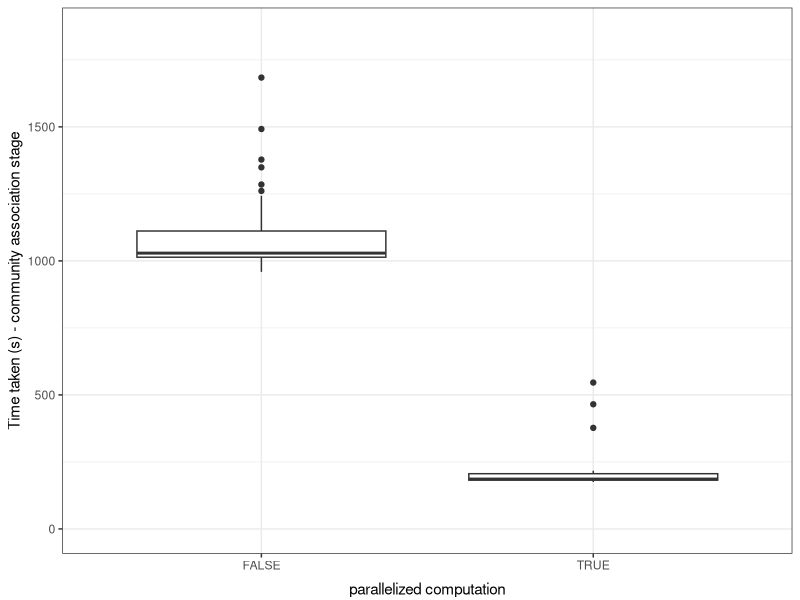
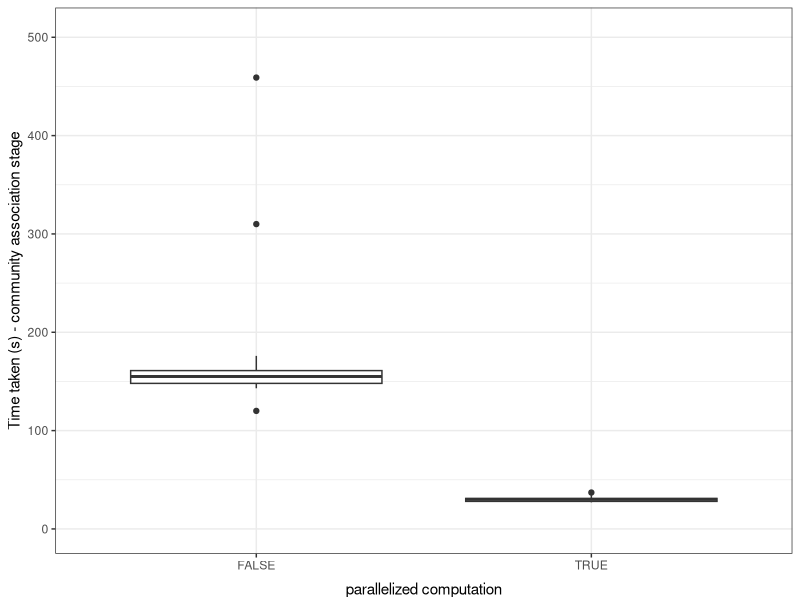
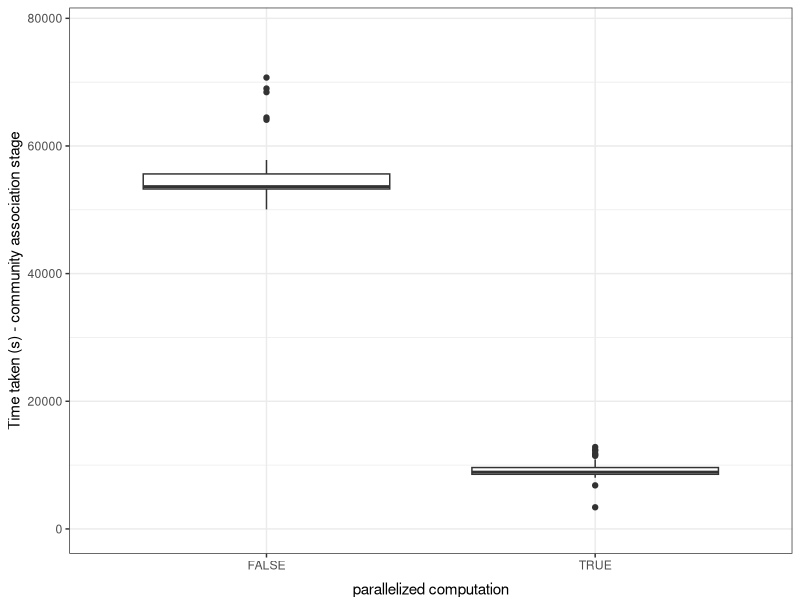
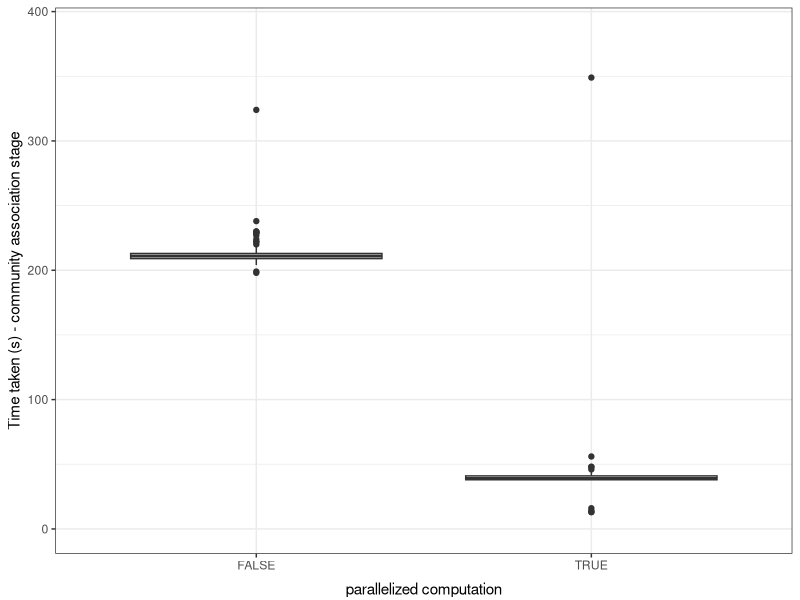

Write the R code that produced these figures, in order.
## README
# Before you start, remember to set the directory this file is in as the
# working directory.
##

## INSTALL / LOAD LIBRARIES
# Install reshape2, ggplot2, and their dependencies if they are not installed
if (!"ggplot2" %in% rownames(installed.packages()) ||
    !"reshape2" %in% rownames(installed.packages())) {
  install.packages("ggplot2")
  install.packages("reshape2")
}

require(reshape2)
require(ggplot2)
require(plyr)
require(scales)

## LOAD EXPERIMENT DATA
runtime <- read.csv("./parallelize_runtime.csv", header = TRUE)
runtime$parallelized <- as.logical(runtime$parallelized)


####################
## FIGURE 6 - Runtime comparison between parallelized and unparallelized compuation
####################
# Amazon product co-purchase network
amazon <- runtime[runtime$network == 'amazon', ]

pdf("./figures/bigclam_speedup_comparison_amazon.pdf", width = 3, height = 5)
ggplot() + theme_bw() +
  geom_boxplot(data = amazon, 
               aes(x = parallelized, 
                   y = CA_runtime)) +
  scale_y_continuous(limits = c(0, max(amazon$CA_runtime) * 1.1)) +
  xlab("parallelized computation") + 
  ylab("Time taken (s) - community association stage") +
  theme(axis.title.x = element_text(vjust = -0.5),
        axis.title.y = element_text(vjust = 1))
dev.off()

# DBLP collaboration network
dblp <- runtime[runtime$network == 'dblp', ]

pdf("./figures/bigclam_speedup_comparison_dblp.pdf", width = 3, height = 5)
ggplot() + theme_bw() +
  geom_boxplot(data = dblp, 
               aes(x = parallelized, 
                   y = CA_runtime)) +
  scale_y_continuous(limits = c(0, max(dblp$CA_runtime) * 1.1)) +
  xlab("parallelized computation") + 
  ylab("Time taken (s) - community association stage") +
  theme(axis.title.x = element_text(vjust = -0.5),
        axis.title.y = element_text(vjust = 1))
dev.off()

# LiveJournal online social network
lj <- runtime[runtime$network == 'lj', ]

pdf("./figures/bigclam_speedup_comparison_lj.pdf", width = 3, height = 5)
ggplot() + theme_bw() +
  geom_boxplot(data = lj, 
               aes(x = parallelized, 
                   y = CA_runtime)) +
  scale_y_continuous(limits = c(0, max(lj$CA_runtime) * 1.1)) +
  xlab("parallelized computation") + 
  ylab("Time taken (s) - community association stage") +
  theme(axis.title.x = element_text(vjust = -0.5),
        axis.title.y = element_text(vjust = 1))
dev.off()

# Youtube online social network
youtube <- runtime[runtime$network == 'youtube', ]

pdf("./figures/bigclam_speedup_comparison_youtube.pdf", width = 3, height = 5)
ggplot() + theme_bw() +
  geom_boxplot(data = youtube, 
               aes(x = parallelized, 
                   y = CA_runtime)) +
  scale_y_continuous(limits = c(0, max(youtube$CA_runtime) * 1.1)) +
  xlab("parallelized computation") + 
  ylab("Time taken (s) - community association stage") +
  theme(axis.title.x = element_text(vjust = -0.5),
        axis.title.y = element_text(vjust = 1))
dev.off()